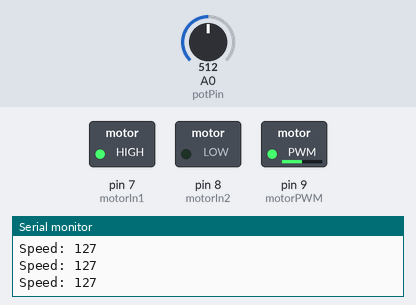
Bench run of a sketch on a simulated Arduino Uno, built with avr-gcc and run on an emulated ATmega328P. Parts: switched loads named in the sketch (green lamp = pin HIGH), the last lines printed to the serial monitor. The test bench sets the inputs (shaded band); at power-on: A0 (potPin) = 512.

Above: at 1.2 s.
1.3 s: A0 (potPin) set to 716
At 2.5 s:
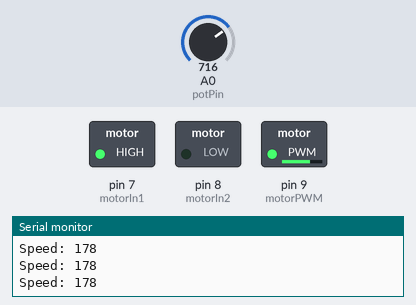
2.8 s: A0 (potPin) set to 900
At 3.9 s:
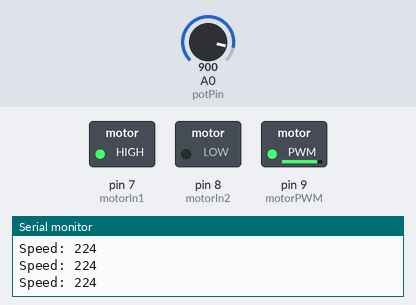
4.3 s: A0 (potPin) set to 122
At 5.2 s:
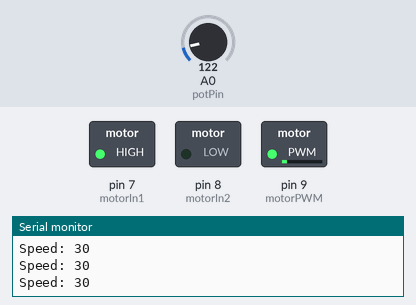
5.8 s: A0 (potPin) set to 0
At 6.6 s:
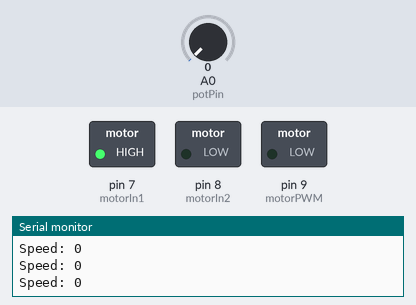
7.3 s: A0 (potPin) set to 511
At 7.9 s:
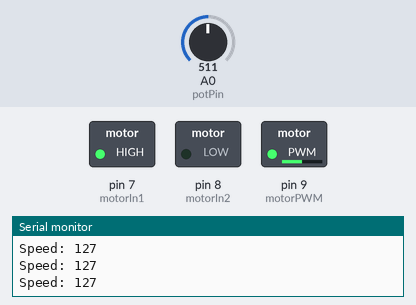
Timing chart, 0 to 9.8 s (numbered marks = the images above; inputs shaded):
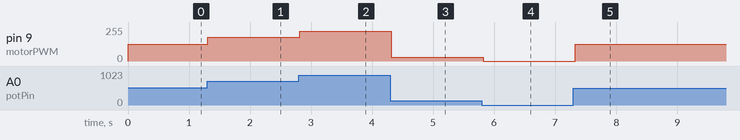

Measured:
- after the input at 1.3 s, pin 9 (motorPWM): 127/255 → 178/255 at once
- after the input at 2.8 s, pin 9 (motorPWM): 178/255 → 224/255 at once
- after the input at 4.3 s, pin 9 (motorPWM): 224/255 → 30/255 at once
- after the input at 5.8 s, pin 9 (motorPWM): 30/255 → 0/255 at once
- after the input at 7.3 s, pin 9 (motorPWM): 0/255 → 127/255 at once

The sketch:

Task_3.ino
```cpp
const int motorPWM = 9;
const int motorIn1 = 7;
const int motorIn2 = 8;
const int potPin = A0;
void setup() {
  pinMode(motorPWM, OUTPUT);
  pinMode(motorIn1, OUTPUT);
  pinMode(motorIn2, OUTPUT);
  pinMode(potPin, INPUT);
  digitalWrite(motorIn1, HIGH);
  digitalWrite(motorIn2, LOW);
  Serial.begin(9600);
}
void loop() {
  int potValue = analogRead(potPin);
  int motorSpeed = map(potValue, 0, 1023, 0, 255);
  analogWrite(motorPWM, motorSpeed);
  Serial.print("Speed: ");
  Serial.println(motorSpeed);
  delay(100);
}
```
